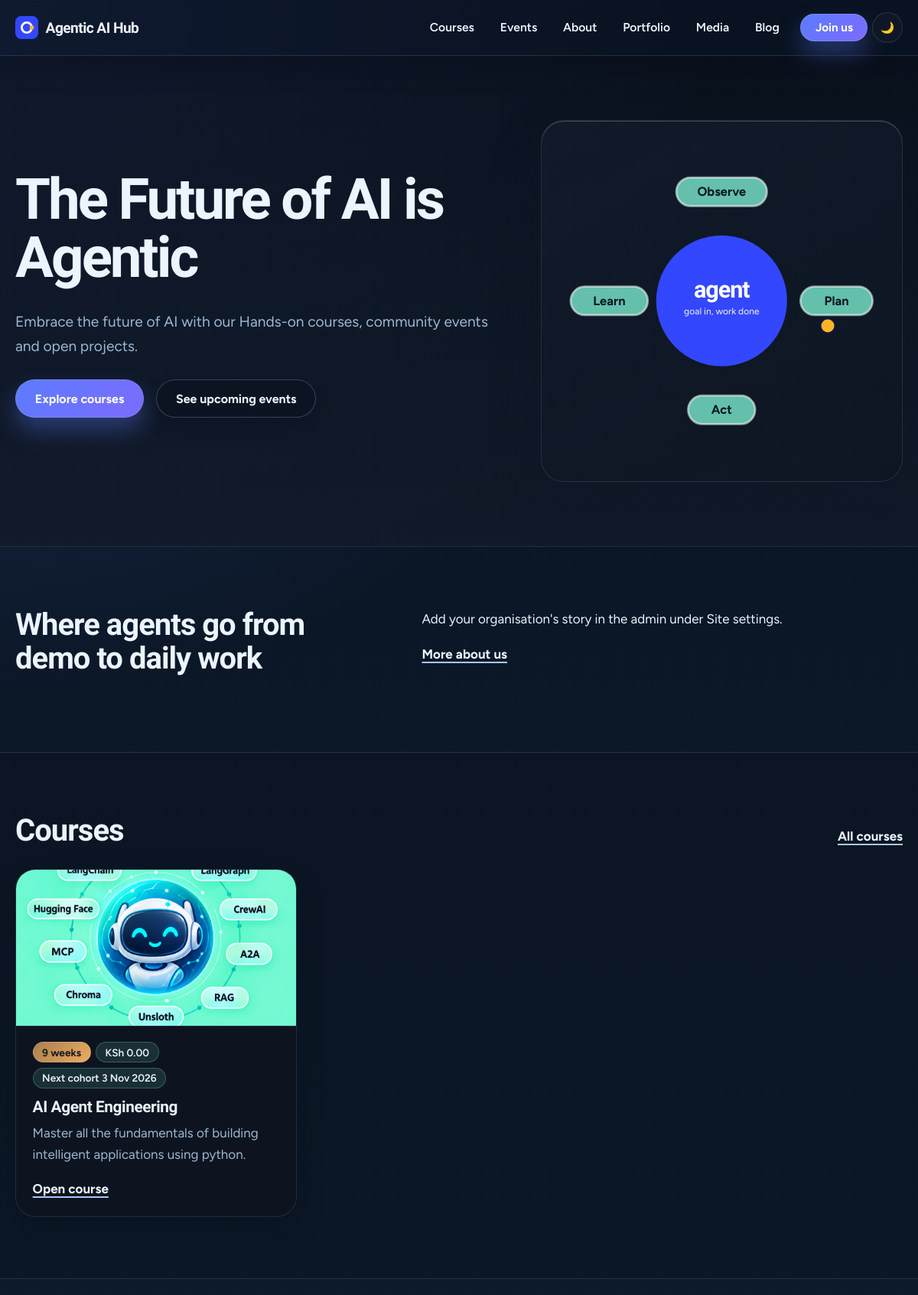
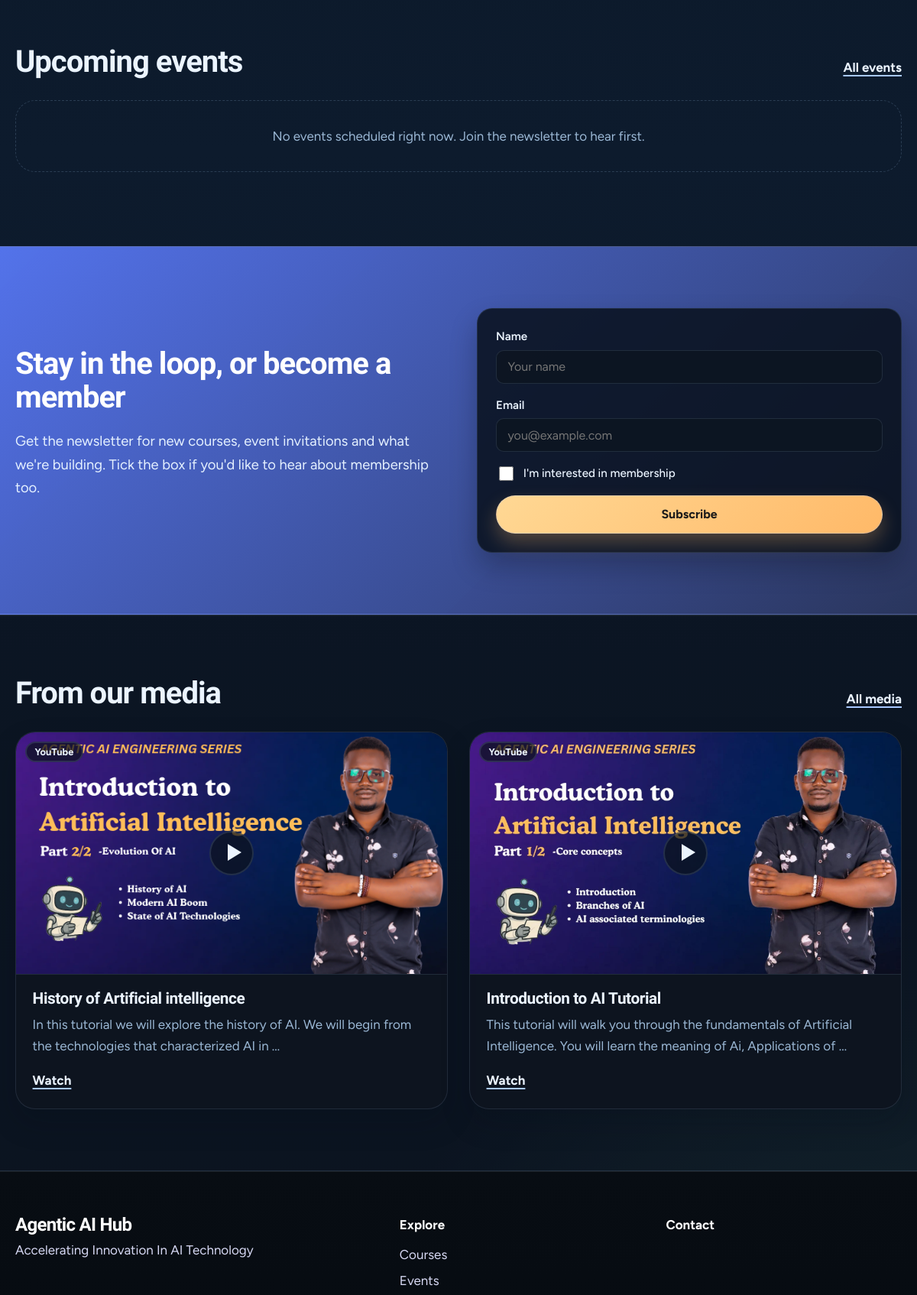
The page / (upper part) on the database its author committed (2 pictures, top to bottom).
### hub/models.py (models this page shows, shortened)
class SiteSettings(models.Model):
    org_name = models.CharField("Organisation name", max_length=80, default="Agentic AI Hub")
    tagline = models.CharField(max_length=160, default="Learn to build AI that gets things done.")
    hero_headline = models.CharField(max_length=160, default="Build AI agents that do real work.")
    hero_subheadline = models.TextField(
        default="Hands-on courses, community events and open projects for people building agentic AI.")
    hero_banner = models.ImageField("Hero banner image", upload_to="site/", blank=True,
                                    help_text="Optional. Shown beside the headline on the home page. Landscape, at least 1400px wide.")
    story_title = models.CharField(max_length=120, default="Where agents go from demo to daily work")
    story = models.TextField(help_text="Short story of the organisation. Blank lines start a new paragraph.", blank=True)
    mission = models.TextField(blank=True)
    vision = models.TextField(blank=True)
    contact_email = models.EmailField(blank=True)
    phone = models.CharField(max_length=40, blank=True)
    location = models.CharField(max_length=120, blank=True)
    linkedin_url = models.URLField(blank=True)
    x_url = models.URLField("X / Twitter URL", blank=True)
    youtube_url = models.URLField("YouTube URL", blank=True)
    github_url = models.URLField("GitHub URL", blank=True)
    instagram_url = models.URLField("Instagram URL", blank=True)
    class Meta:
        verbose_name = "Site settings"
        verbose_name_plural = "Site settings"
    @classmethod
    def load(cls):
        obj, _ = cls.objects.get_or_create(pk=1)
        return obj
    @property
    def story_paragraphs(self):
        return [p.strip() for p in self.story.split("\n\n") if p.strip()]
    @property
    def social_links(self):
        pairs = [("LinkedIn", self.linkedin_url), ("X", self.x_url), ("YouTube", self.youtube_url),
                 ("GitHub", self.github_url), ("Instagram", self.instagram_url)]
        return [(n, u) for n, u in pairs if u]

class SluggedModel(models.Model):
    slug = models.SlugField(max_length=160, unique=True, blank=True,
                            help_text="Part of the page address. Leave blank to generate it from the title.")
    slug_source = "title"
    class Meta:
        abstract = True

class Course(SluggedModel):
    title = models.CharField(max_length=140)
    summary = models.TextField(help_text="Two or three sentences shown on the course card.")
    cover = models.ImageField(upload_to="courses/", blank=True, help_text="Optional cover image.")
    price = models.DecimalField(
        max_digits=10, decimal_places=2, default=0,
        help_text="Course price in Kenyan shillings (KES).")
    duration_days = models.PositiveIntegerField(
        help_text="Length in training days. Shown as weeks (5 days = 1 week) when longer than 5 days.")
    prerequisites = models.TextField(blank=True, help_text="One prerequisite per line. Leave blank if none.")
    next_cohort_date = models.DateField(null=True, blank=True,
                                        help_text="Leave blank to show “On request”.")
    payment_url = models.URLField(
        "Payment page URL", blank=True,
        help_text="Applicants are sent here after submitting the application form.")
    is_published = models.BooleanField(default=True)
    order = models.PositiveIntegerField(default=0, help_text="Lower numbers appear first.")
    class Meta:
        ordering = ["order", "title"]
    def get_absolute_url(self):
        return reverse("hub:course_detail", args=[self.slug])
    @property
    def price_display(self):
        return f"{self.price:,.2f}"
    @property
    def duration_display(self):
        d = self.duration_days
        if d > 5:
            weeks = math.ceil(d / 5)
            return f"{weeks} week{'s' if weeks != 1 else ''}"
        return f"{d} day{'s' if d != 1 else ''}"
    @property
    def next_cohort_display(self):
        if self.next_cohort_date and self.next_cohort_date >= timezone.localdate():
            return self.next_cohort_date
        return None

class MediaItem(models.Model):
    PORTRAIT, LANDSCAPE = "portrait", "landscape"
    ORIENTATIONS = [(PORTRAIT, "Portrait (vertical, e.g. Shorts, Reels, TikTok)"),
                    (LANDSCAPE, "Landscape (horizontal, e.g. YouTube)")]
    PLATFORMS = [("youtube", "YouTube"), ("tiktok", "TikTok"), ("instagram", "Instagram"),
                 ("linkedin", "LinkedIn"), ("x", "X / Twitter"), ("vimeo", "Vimeo"), ("other", "Other")]
    name = models.CharField(max_length=160)
    description = models.TextField()
    orientation = models.CharField(max_length=10, choices=ORIENTATIONS, default=LANDSCAPE)
    platform = models.CharField(max_length=12, choices=PLATFORMS, default="youtube")
    video_url = models.URLField("Link to the video")
    thumbnail = models.ImageField(upload_to="media/", blank=True,
                                  help_text="Cover image. Match the orientation chosen above.")
    featured = models.BooleanField(default=False, help_text="Show on the home page.")
    date = models.DateField(default=timezone.localdate)
    is_published = models.BooleanField(default=True)
    class Meta:
        ordering = ["-date", "-id"]
        verbose_name = "media item"
    def get_absolute_url(self):
        return reverse("hub:media_detail", args=[self.pk])

### hub/views.py (the view)
# urls.py: path("", views.home, name="home"),
def home(request):
    now = timezone.now()
    media = MediaItem.objects.filter(is_published=True)
    featured = list(media.filter(featured=True)[:3])
    if len(featured) < 3:  # top up with the latest items so the section is never empty
        extra = media.exclude(pk__in=[m.pk for m in featured])[: 3 - len(featured)]
        featured += list(extra)
    return render(request, "hub/home.html", {
        "courses": Course.objects.filter(is_published=True)[:3],
        "events": Event.objects.filter(is_published=True, date__gte=now)[:3],
        "media_items": featured,
        "posts": BlogPost.objects.filter(is_published=True)[:3],
    })

### hub/context_processors.py (called while the page is built)
def site(request):
    return {"site": SiteSettings.load()}

### hub/templates/hub/home.html (shortened to what this page needs)
{% extends "hub/base.html" %}
{% block content %}
<section class="hero">
  <div class="wrap hero-grid">
    <div class="hero-copy">
      <h1>{{ site.hero_headline }}</h1>
      <p class="lede">{{ site.hero_subheadline }}</p>
      <p class="actions">
        <a class="btn" href="{% url 'hub:course_list' %}">Explore courses</a>
        <a class="btn btn-ghost" href="{% url 'hub:event_list' %}">See upcoming events</a>
      </p>
    </div>
    <div class="hero-visual">
      {% if site.hero_banner %}
        <img class="hero-img" src="{{ site.hero_banner.url }}" alt="">
      {% else %}
      <svg class="loop" viewBox="0 0 400 400" role="img" aria-label="An agent loop: observe, plan, act, learn">
        <text x="200" y="196" text-anchor="middle" class="loop-core">agent</text>
        <text x="200" y="216" text-anchor="middle" class="loop-sub">goal in, work done</text>
        <g class="node"><rect x="146" y="53" width="108" height="34" rx="17"/><text x="200" y="75" text-anchor="middle">Observe</text></g>
        <g class="node"><rect x="294" y="183" width="86" height="34" rx="17"/><text x="337" y="205" text-anchor="middle">Plan</text></g>
        <g class="node"><rect x="160" y="313" width="80" height="34" rx="17"/><text x="200" y="335" text-anchor="middle">Act</text></g>
        <g class="node"><rect x="20" y="183" width="92" height="34" rx="17"/><text x="66" y="205" text-anchor="middle">Learn</text></g>
      </svg>
      {% endif %}
    </div>
  </div>
</section>
<section class="section story">
  <div class="wrap story-grid">
    <h2>{{ site.story_title }}</h2>
    <div class="prose">
      {% for p in site.story_paragraphs %}<p>{{ p }}</p>{% empty %}<p>Add your organisation's story in the admin under Site settings.</p>{% endfor %}
      <a class="link" href="{% url 'hub:about' %}">More about us</a>
    </div>
  </div>
</section>
<section class="section section-white">
  <div class="wrap">
    <div class="section-head"><h2>Courses</h2><a class="link" href="{% url 'hub:course_list' %}">All courses</a></div>
    <div class="grid">{% for c in courses %}{% include "hub/_course_card.html" %}{% empty %}<p class="empty">Courses will be listed here soon.</p>{% endfor %}</div>
  </div>
</section>
<section class="section">
  <div class="wrap">
    <div class="section-head"><h2>Upcoming events</h2><a class="link" href="{% url 'hub:event_list' %}">All events</a></div>
    <div class="grid">{% for e in events %}{% include "hub/_event_card.html" %}{% empty %}<p class="empty">No events scheduled right now. Join the newsletter to hear first.</p>{% endfor %}</div>
  </div>
</section>
{% include "hub/_join.html" %}
<section class="section section-white">
  <div class="wrap">
    <div class="section-head"><h2>From our media</h2><a class="link" href="{% url 'hub:media_list' %}">All media</a></div>
    <div class="grid media-grid">{% for m in media_items %}{% include "hub/_media_card.html" %}{% empty %}<p class="empty">Videos and social clips will appear here.</p>{% endfor %}</div>
  </div>
</section>
{% endblock %}

### hub/templates/hub/base.html (shortened to what this page needs)
{% load static %}<!doctype html>
<html lang="en">
<head>
  <link rel="stylesheet" href="{% static 'hub/css/style.css' %}?v=20261025-2">
</head>
<body class="theme-dark">
<header class="nav">
  <div class="wrap nav-inner">
    <a class="brand" href="{% url 'hub:home' %}" aria-label="{{ site.org_name }} home">
      <svg viewBox="0 0 32 32" width="30" height="30" aria-hidden="true"><rect width="32" height="32" rx="8" fill="#3347FF"/><circle cx="16" cy="16" r="7" fill="none" stroke="#fff" stroke-width="3"/><circle cx="23" cy="16" r="3" fill="#FFB627"/></svg>
      <span>{{ site.org_name }}</span>
    </a>
    <nav id="menu" class="menu" aria-label="Main">
      {% with p=request.resolver_match.url_name %}
      <a href="{% url 'hub:course_list' %}" {% if p == 'course_list' or p == 'course_detail' %}aria-current="page"{% endif %}>Courses</a>
      <a href="{% url 'hub:event_list' %}" {% if p == 'event_list' or p == 'event_detail' %}aria-current="page"{% endif %}>Events</a>
      <a href="{% url 'hub:about' %}" {% if p == 'about' %}aria-current="page"{% endif %}>About</a>
      <a href="{% url 'hub:portfolio' %}" {% if p == 'portfolio' %}aria-current="page"{% endif %}>Portfolio</a>
      <a href="{% url 'hub:media_list' %}" {% if p == 'media_list' or p == 'media_detail' %}aria-current="page"{% endif %}>Media</a>
      <a href="{% url 'hub:blog_list' %}" {% if p == 'blog_list' or p == 'blog_detail' %}aria-current="page"{% endif %}>Blog</a>
      {% endwith %}
      <a class="btn btn-small" href="{% url 'hub:home' %}#join">Join us</a>
      <button class="theme-toggle" type="button" aria-label="Switch to light mode" aria-pressed="true">
        <span class="theme-toggle__icon" aria-hidden="true">🌙</span>
      </button>
    </nav>
  </div>
</header>
<main id="main">{% block content %}{% endblock %}</main>
<footer class="footer">
  <div class="wrap footer-grid">
    <div>
      <p class="footer-brand">{{ site.org_name }}</p>
      <p class="footer-tag">{{ site.tagline }}</p>
    </div>
    <nav aria-label="Footer">
      <p class="footer-head">Explore</p>
      <ul>
        <li><a href="{% url 'hub:course_list' %}">Courses</a></li>
        <li><a href="{% url 'hub:event_list' %}">Events</a></li>
      </ul>
    </nav>
    <div>
      <p class="footer-head">Contact</p>
    </div>
  </div>
</footer>
</body>
</html>

### hub/templates/hub/_course_card.html
<article class="card">
  <a class="card-media" href="{{ c.get_absolute_url }}" tabindex="-1" aria-hidden="true">{% include "hub/_image.html" with img=c.cover obj=c alt=c.title %}</a>
  <div class="card-body">
    <p class="chips"><span class="chip">{{ c.duration_display }}</span><span class="chip chip-soft">KSh {{ c.price_display }}</span>
      <span class="chip chip-soft">{% if c.next_cohort_display %}Next cohort {{ c.next_cohort_display|date:"j M Y" }}{% else %}Cohort on request{% endif %}</span></p>
    <h3><a href="{{ c.get_absolute_url }}">{{ c.title }}</a></h3>
    <p>{{ c.summary|truncatewords:26 }}</p>
    <a class="link" href="{{ c.get_absolute_url }}">Open course</a>
  </div>
</article>

### hub/templates/hub/_image.html
{% load hub_extras %}{% if img %}<img src="{{ img.url }}" alt="{{ alt|default:'' }}" loading="lazy">{% else %}<div class="ph ph-{{ obj|tone }}" role="img" aria-label="{{ alt|default:'' }}"></div>{% endif %}

### hub/templates/hub/_media_card.html
<article class="card media-card {{ m.orientation }}">
  <a class="card-media" href="{{ m.get_absolute_url }}" aria-label="Watch {{ m.name }}">
    {% include "hub/_image.html" with img=m.thumbnail obj=m alt=m.name %}
    <span class="play" aria-hidden="true"></span>
    <span class="platform">{{ m.get_platform_display }}</span>
  </a>
  <div class="card-body">
    <h3><a href="{{ m.get_absolute_url }}">{{ m.name }}</a></h3>
    <p>{{ m.description|truncatewords:20 }}</p>
    <a class="link" href="{{ m.get_absolute_url }}">Watch</a>
  </div>
</article>

### rows shown on the page
SiteSettings: org_name "Agentic AI Hub", hero_headline "The Future of AI is Agentic", hero_subheadline "Embrace the future of AI with our Hands-on courses, community events and open projects.", story_title "Where agents go from demo to daily work", tagline "Accelerating Innovation In AI Technology"
Course: shows a picture, duration_display "9 weeks", price_display "0.00", next_cohort_display "3 Nov 2026", title "AI Agent Engineering", summary "Master all the fundamentals of building intelligent applications using python."
MediaItem: shows a picture, platform "YouTube", name "History of Artificial intelligence", description "In this tutorial we will explore the history of AI. We will begin from the technologies that characterized AI in …"
MediaItem: shows a picture, platform "YouTube", name "Introduction to AI Tutorial", description "This tutorial will walk you through the fundamentals of Artificial Intelligence. You will learn the meaning of Ai, Applications of …"
